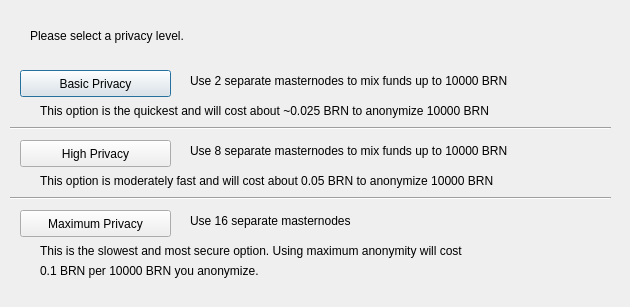
<?xml version="1.0" encoding="UTF-8"?>
<ui version="4.0">
 <class>ObfuscationConfig</class>
 <widget class="QDialog" name="ObfuscationConfig">
  <property name="geometry">
   <rect>
    <x>0</x>
    <y>0</y>
    <width>630</width>
    <height>307</height>
   </rect>
  </property>
  <property name="windowTitle">
   <string>Configure Obfuscation</string>
  </property>
  <widget class="QPushButton" name="buttonBasic">
   <property name="geometry">
    <rect>
     <x>20</x>
     <y>70</y>
     <width>151</width>
     <height>27</height>
    </rect>
   </property>
   <property name="text">
    <string>Basic Privacy</string>
   </property>
  </widget>
  <widget class="QPushButton" name="buttonHigh">
   <property name="geometry">
    <rect>
     <x>20</x>
     <y>140</y>
     <width>151</width>
     <height>27</height>
    </rect>
   </property>
   <property name="text">
    <string>High Privacy</string>
   </property>
  </widget>
  <widget class="QPushButton" name="buttonMax">
   <property name="geometry">
    <rect>
     <x>20</x>
     <y>210</y>
     <width>151</width>
     <height>27</height>
    </rect>
   </property>
   <property name="text">
    <string>Maximum Privacy</string>
   </property>
  </widget>
  <widget class="QLabel" name="label">
   <property name="geometry">
    <rect>
     <x>30</x>
     <y>20</y>
     <width>571</width>
     <height>31</height>
    </rect>
   </property>
   <property name="text">
    <string>Please select a privacy level.</string>
   </property>
  </widget>
  <widget class="QLabel" name="label_2">
   <property name="geometry">
    <rect>
     <x>190</x>
     <y>70</y>
     <width>421</width>
     <height>21</height>
    </rect>
   </property>
   <property name="text">
    <string>Use 2 separate masternodes to mix funds up to 10000 BRN</string>
   </property>
  </widget>
  <widget class="QLabel" name="label_3">
   <property name="geometry">
    <rect>
     <x>190</x>
     <y>140</y>
     <width>411</width>
     <height>21</height>
    </rect>
   </property>
   <property name="text">
    <string>Use 8 separate masternodes to mix funds up to 10000 BRN</string>
   </property>
  </widget>
  <widget class="QLabel" name="label_4">
   <property name="geometry">
    <rect>
     <x>190</x>
     <y>210</y>
     <width>421</width>
     <height>21</height>
    </rect>
   </property>
   <property name="text">
    <string>Use 16 separate masternodes</string>
   </property>
  </widget>
  <widget class="QLabel" name="label_6">
   <property name="geometry">
    <rect>
     <x>40</x>
     <y>100</y>
     <width>561</width>
     <height>21</height>
    </rect>
   </property>
   <property name="text">
    <string>This option is the quickest and will cost about ~0.025 BRN to anonymize 10000 BRN</string>
   </property>
  </widget>
  <widget class="QLabel" name="label_7">
   <property name="geometry">
    <rect>
     <x>40</x>
     <y>170</y>
     <width>561</width>
     <height>21</height>
    </rect>
   </property>
   <property name="text">
    <string>This option is moderately fast and will cost about 0.05 BRN to anonymize 10000 BRN</string>
   </property>
  </widget>
  <widget class="QLabel" name="label_8">
   <property name="geometry">
    <rect>
     <x>40</x>
     <y>240</y>
     <width>561</width>
     <height>21</height>
    </rect>
   </property>
   <property name="text">
    <string>This is the slowest and most secure option. Using maximum anonymity will cost</string>
   </property>
  </widget>
  <widget class="QLabel" name="label_9">
   <property name="geometry">
    <rect>
     <x>40</x>
     <y>260</y>
     <width>561</width>
     <height>21</height>
    </rect>
   </property>
   <property name="text">
    <string>0.1 BRN per 10000 BRN you anonymize.</string>
   </property>
  </widget>
  <widget class="Line" name="line">
   <property name="geometry">
    <rect>
     <x>10</x>
     <y>120</y>
     <width>601</width>
     <height>16</height>
    </rect>
   </property>
   <property name="orientation">
    <enum>Qt::Horizontal</enum>
   </property>
  </widget>
  <widget class="Line" name="line_2">
   <property name="geometry">
    <rect>
     <x>10</x>
     <y>190</y>
     <width>601</width>
     <height>16</height>
    </rect>
   </property>
   <property name="orientation">
    <enum>Qt::Horizontal</enum>
   </property>
  </widget>
 </widget>
 <resources/>
 <connections/>
</ui>
